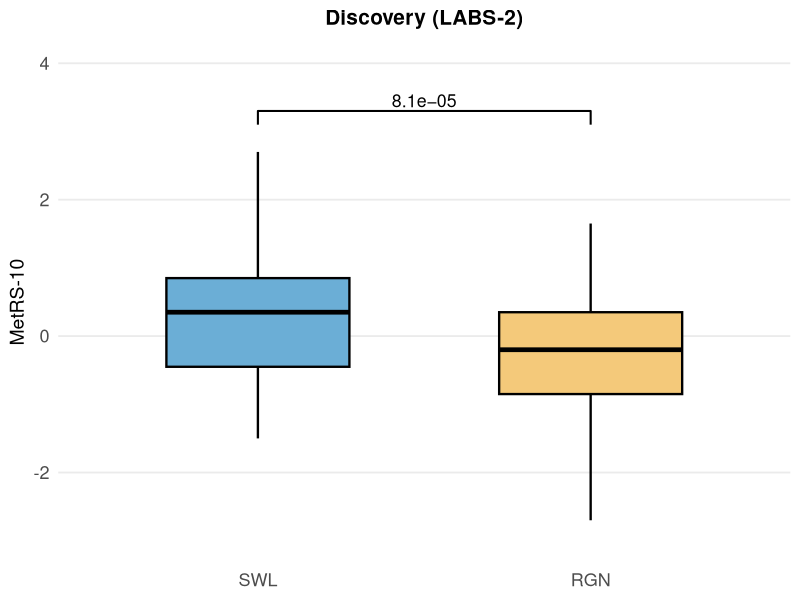

Here is the R script that generated this plot:
library(ggplot2)

# Boxplot summary statistics for MetRS-10 in the LABS-2 discovery cohort
# Groups: SWL (Sustained Weight Loss) vs RGN (Regain)
# p-value from Wilcoxon test: 8.1e-05

df = read.csv("data_metrs10_labs2.csv")
df$group = factor(df$group, levels = c("SWL", "RGN"))

# Colors matching figure: SWL = steel blue, RGN = sandy yellow
group_colors = c("SWL" = "#6BAED6", "RGN" = "#F4C97A")

# Significance annotation coordinates
sig_df = data.frame(
  x    = c(1, 1, 2, 2),
  y    = c(3.1, 3.3, 3.3, 3.1),
  group = "SWL"
)

p = ggplot(df, aes(x = group, ymin = ymin, lower = lower, middle = middle,
                   upper = upper, ymax = ymax, fill = group)) +
  geom_boxplot(stat = "identity", width = 0.55, color = "black", linewidth = 0.8) +
  geom_line(data = sig_df, aes(x = x, y = y), inherit.aes = FALSE, linewidth = 0.7) +
  annotate("text", x = 1.5, y = 3.45, label = "8.1e\u221205", size = 4.5) +
  scale_fill_manual(values = group_colors, guide = "none") +
  scale_y_continuous(
    limits = c(-3, 4),
    breaks = seq(-2, 4, by = 2)
  ) +
  labs(
    title = "Discovery (LABS-2)",
    x = NULL,
    y = "MetRS-10"
  ) +
  theme_minimal(base_size = 14) +
  theme(
    plot.title = element_text(face = "bold", hjust = 0.5, size = 15),
    panel.grid.major.x = element_blank(),
    panel.grid.minor = element_blank(),
    axis.text = element_text(size = 13),
    axis.title.y = element_text(size = 14)
  )

ggsave("plot_metrs10_labs2.png", p, width = 5, height = 4, dpi = 800)
